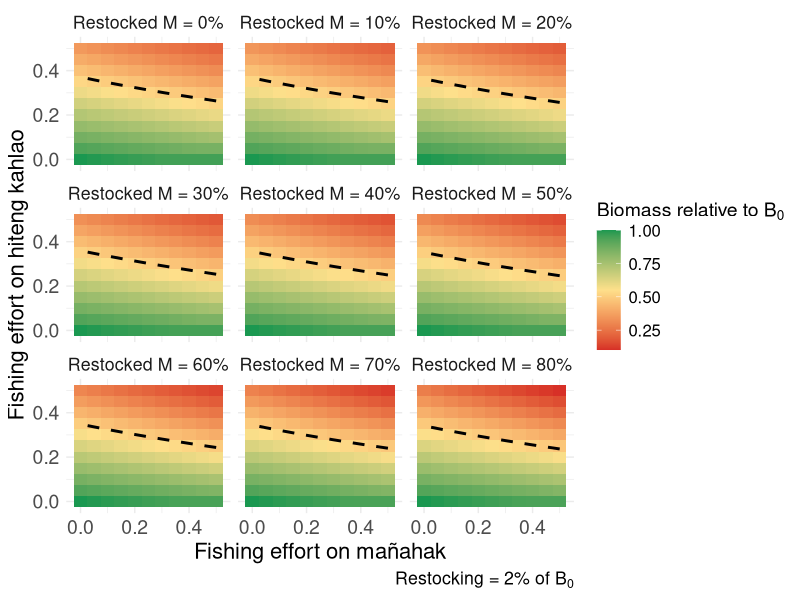

R code for this plot:
library(tidyverse)
library(viridis)

# Parameters
burn_in_time <- 100  # Define burn-in period of 100 timesteps
time_steps <- 500 

# Parameters
juvenile_survival_rate <- 1 - ((0.429 * 2) / 2)
subadult_survival_rate <- 1 - ((0.429 * 1.5) / 2)
adult_survival_rate <- 1 - (0.429 / 2)

juvenile_to_subadult_rate <- 1
subadult_to_adult_rate <- 0.5

reproduction_rate <- 2
reproduction_rate_2 <- 1.5

carrying_capacity <- 68
time_steps <- 500

# Parameter ranges
fishing_effort_values <- seq(0, 0.5, by = 0.05)

# Define the range of restocking mortality rates
restocking_mortality_rates <- seq(0, 0.8, by = 0.1)

#restocking scenario
restocked_juveniles = 1

#Current fishing for burn in
F_current_instantaneous <- 0.09
F_current_discrete <- (1 - exp(-F_current_instantaneous)) / 2
F_current_discrete_juv <- 0.01




# Update run_simulation to include restocking mortality
run_simulation <- function(F_adults, F_juveniles, restocked_juveniles, restocking_mortality_rate, burn_in_time = 100) {
  juvenile_population <- 10
  subadult_population <- 10
  adult_population <- 10
  
  # Store population over time
  population_over_time <- numeric(time_steps)
  
  for (t in 1:time_steps) {
    if (t <= burn_in_time) {
      # Burn-in period with burn in fishing and no restocking
      F_adults_current <- F_current_discrete
      F_juveniles_current <- F_current_discrete_juv
      restocking <- 0
    } else {
      # Post burn-in period with specified fishing and restocking
      F_adults_current <- F_adults
      F_juveniles_current <- F_juveniles
      restocking <- restocked_juveniles * (1 - restocking_mortality_rate)
    }
    
    if (t %% 2 == 0) {
      current_reproduction_rate <- reproduction_rate
    } else {
      current_reproduction_rate <- reproduction_rate_2
    }
    
    total_population <- juvenile_population + subadult_population + adult_population
    new_juveniles <- adult_population * current_reproduction_rate * (1 - total_population / carrying_capacity)
    surviving_juveniles <- juvenile_population * juvenile_survival_rate * (1 - F_juveniles_current)
    new_subadults <- juvenile_population * juvenile_to_subadult_rate
    surviving_subadults <- subadult_population * subadult_survival_rate
    new_adults <- subadult_population * subadult_to_adult_rate
    surviving_adults <- adult_population * adult_survival_rate * (1 - F_adults_current)
    
    if (t %% 2 == 0) {
      subadult_population <- max(0, new_subadults + surviving_subadults - new_adults + restocking)
    } else {
      subadult_population <- max(0, new_subadults + surviving_subadults - new_adults)
    }
    
    juvenile_population <- max(0, new_juveniles + surviving_juveniles - new_subadults)
    adult_population <- max(0, new_adults + surviving_adults)
    # Store total population at each timestep
    population_over_time[t] <- juvenile_population + subadult_population + adult_population
  }
  
  # Return the average of the last 20 timesteps
  avg_population_last_20 <- mean(population_over_time[(time_steps - 19):time_steps])
  
  return(avg_population_last_20)
}

# Sensitivity analysis loop
all_results <- data.frame()

for (restocking_mortality_rate in restocking_mortality_rates) {
  # Create a dataframe to store results for this restocking mortality rate
  sensitivity_results <- expand.grid(
    F_adults = fishing_effort_values,
    F_juveniles = fishing_effort_values
  ) %>%
    mutate(
      Avg_Total_Population = 0
    )
  
  # Reference population with zero fishing effort
  reference_population <- run_simulation(
    F_adults = 0,
    F_juveniles = 0,
    restocked_juveniles = 1,
    restocking_mortality_rate = restocking_mortality_rate,
    burn_in_time = 100
  )
  
  # Sensitivity analysis loop
  for (i in seq_len(nrow(sensitivity_results))) {
    sensitivity_results$Avg_Total_Population[i] <- run_simulation(
      F_adults = sensitivity_results$F_adults[i],
      F_juveniles = sensitivity_results$F_juveniles[i],
      restocked_juveniles = 1,
      restocking_mortality_rate = restocking_mortality_rate,
      burn_in_time = 100
    )
  }
  
  # Normalize by the reference population
  sensitivity_results <- sensitivity_results %>%
    mutate(
      Relative_Population = Avg_Total_Population / reference_population,
      Restocking_Mortality = paste0(restocking_mortality_rate * 100, "%")
    )
  
  # Combine results for all restocking mortality rates
  all_results <- bind_rows(all_results, sensitivity_results)
}

# Custom labeller function for restocking mortality
restocking_labeller <- function(values) {
  paste("Restocked M =", values)
}

restocked_juveniles / reference_population


# Update the code to use this custom labeller
ggplot(all_results, aes(x = F_juveniles, y = F_adults, fill = Relative_Population)) +
  geom_tile() +
  geom_contour(
    aes(z = Relative_Population), 
    breaks = 0.5, 
    color = "black", 
    linetype = "dashed", 
    linewidth = 1
  ) +
  facet_wrap(
    ~Restocking_Mortality, 
    labeller = labeller(Restocking_Mortality = function(values) restocking_labeller(values))
  ) +
  scale_fill_gradientn(
    colors = c("#d73027", "#fee08b", "#1a9850"), # Color-blind friendly palette
    name = bquote("Biomass relative to"~B[0]),
  ) +
  labs(
    x = "Fishing effort on mañahak",
    y = "Fishing effort on hiteng kahlao",
    caption = bquote("Restocking = 2% of"~B[0]),
  ) +
  theme_minimal() +
  theme(
    text = element_text(size = 16),
    plot.title = element_text(size = 16),
    axis.title = element_text(size = 16),
    axis.text = element_text(size = 14),
    legend.title = element_text(size = 14),
    legend.text = element_text(size = 12)
  )
